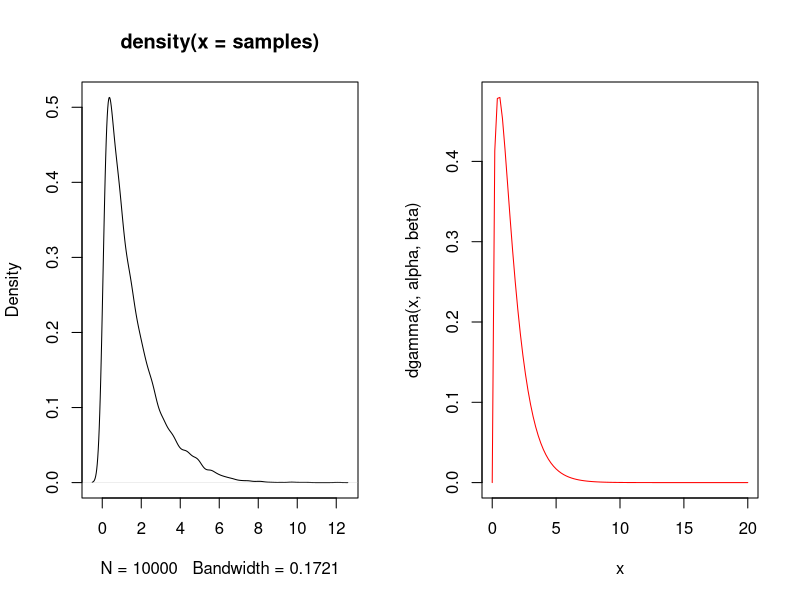

This figure's R source:
set.seed(191178)

gamma_ar <- function(alpha, beta, lambda, c) {
    accept <- 0
    try <- 0

    while (accept == 0) {
        try <- try + 1
        prop <- rexp(1, lambda)
        U <- runif(1)

        ratio <- dgamma(prop, alpha, beta) / (c * dexp(prop, lambda))

        if (U < ratio) {
            accept <- 1
            return (c(prop, try))
        }
    }
}

N <- 1e4
alpha <- 3/2
beta <- 1
lambda <- 2/3
c <- dgamma(3/2, alpha, beta) / dexp(2/3, lambda)

samples <- numeric(length = N) 
n.try <- numeric(length = N)

for (i in 1:N) {
    foo <- gamma_ar(alpha, beta, lambda, c)
    samples[i] <- foo[1]
    n.try[i] <- foo[2]
}

mean(samples)
par(mfrow = c(1, 2))
plot(density(samples))
curve(dgamma(x, alpha, beta), 0, 20, col = 'red')
mean(n.try)
